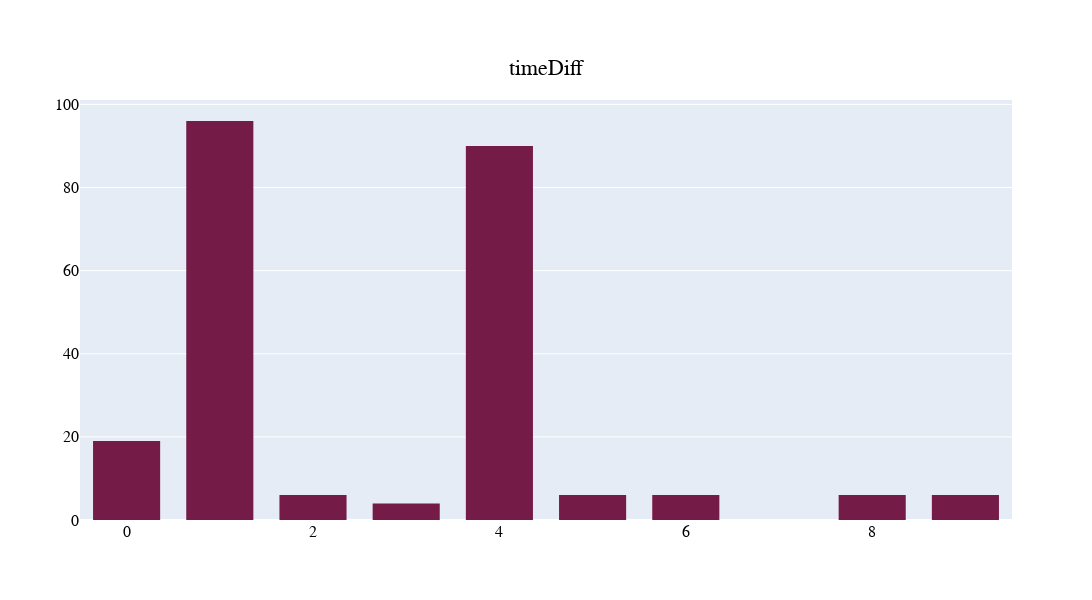

This figure's notebook cell:
### Code cell
fig = go.Figure()
fig.add_trace(go.Histogram(
    x=HotelBookingRuleNotifRQ.timeDiff,
    marker_color='#741b47'
))

fig.update_layout(
    title={'text':'timeDiff', 
           "y":0.9,
           "x":0.5,
           "xanchor":"center",
           "yanchor":"top"},
    width=1200,height=600,
    font=dict(
    family= "Courier New, monospace",
    size=16,
    color="Black"),
    bargap=0.2, 
    bargroupgap=0.1 
)

fig.show()

### Figure 1 — Plotly figure (JSON) as saved in the notebook; plotly's stock layout.template omitted (floating-point values rounded to 4 significant figures; data arrays with more than 128 entries replaced by an {"elided": "..."} marker saying what was removed)
{"data": [{"marker": {"color": "#741b47"}, "type": "histogram", "x": {"elided": "239 int values"}}], "layout": {"bargap": 0.2, "bargroupgap": 0.1, "font": {"color": "Black", "family": "Courier New, monospace", "size": 16}, "height": 600, "title": {"text": "timeDiff", "x": 0.5, "xanchor": "center", "y": 0.9, "yanchor": "top"}, "width": 1200}}
